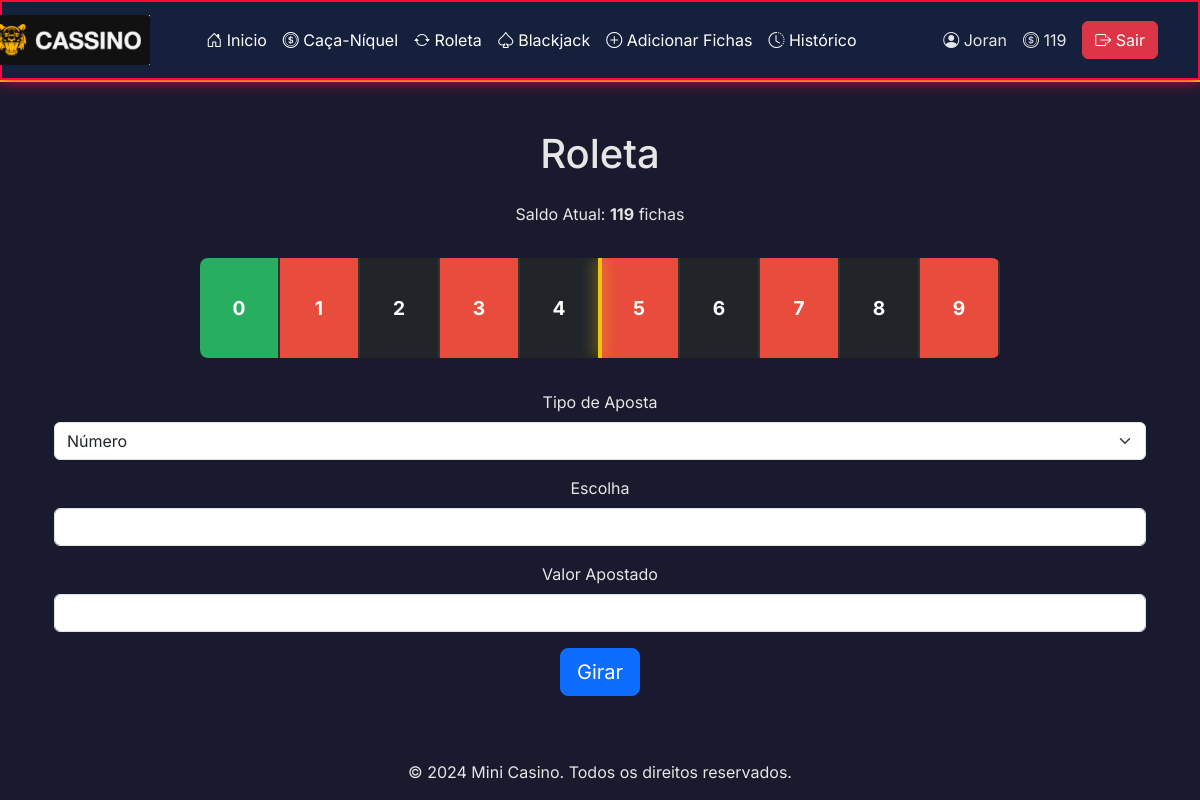
Page /roleta (signed in) on the earlier database version.
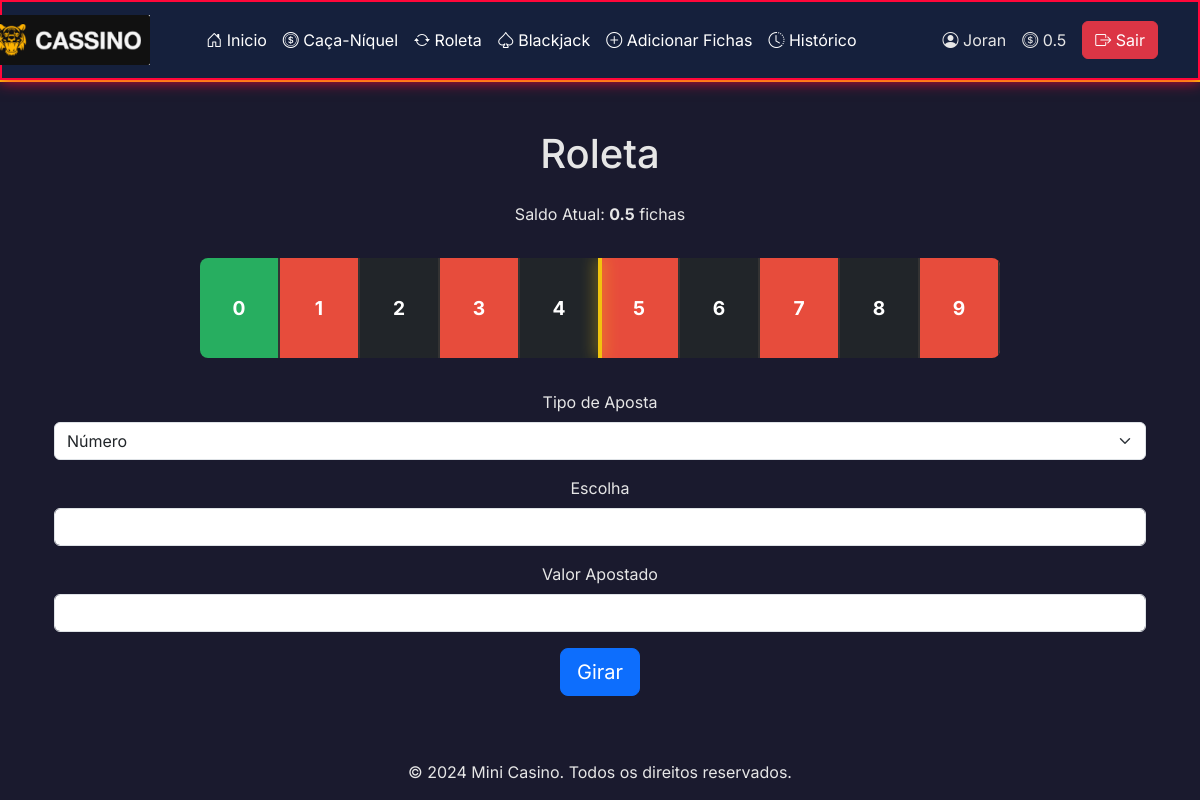
Same page on the later database version.
### tables this page shows
CREATE TABLE users (
    id INTEGER PRIMARY KEY AUTOINCREMENT,
    username TEXT NOT NULL,
    password TEXT NOT NULL
, saldo INTEGER DEFAULT 100, ganhos INTEGER, perdas INTEGER);

### app.py (the view, shortened to what this page needs)
@app.route('/roleta', methods=['GET', 'POST'])
@login_required
def roleta():
    user_id = session.get('user_id')
    user = db.execute("SELECT * FROM users WHERE id = ?", user_id)[0]
    username = db.execute("SELECT username from users WHERE id = ?", user_id)[0]['username']
    saldo = user['saldo']
    return render_template('roleta.html', saldo=saldo, username=username)

### help.py (called while the page is built)
def login_required(f):
    @wraps(f)
    def decorated_function(*args, **kwargs):
        if 'user_id' not in session:
            return redirect(url_for('login'))
        return f(*args, **kwargs)
    return decorated_function

### templates/roleta.html (shortened to what this page needs)
{% extends "layout.html" %}
{% block main %}
<div class="container text-center">
    <h1 class="my-4">Roleta</h1>
    <p id="saldo-container">
        Saldo Atual: <strong id="saldo">{{ saldo }}</strong> fichas
    </p>
    <div class="roleta-container">
        <div class="roleta-track" id="roletaTrack">
            <div class="roleta-numbers" id="roletaNumbers">
            </div>
        </div>
        <div class="roleta-pointer"></div>
    </div>
    <form method="POST" class="my-4" id="formAposta">
        <div class="mb-3">
            <label for="tipo_aposta" class="form-label">Tipo de Aposta</label>
            <select id="tipo_aposta" name="tipo_aposta" class="form-select" required>
                <option value="numero">Número</option>
            </select>
        </div>
        <div class="mb-3" id="campoAposta">
            <label for="aposta" class="form-label">Escolha</label>
            <div id="aposta-container"></div>
        </div>
        <div class="mb-3">
            <label for="valor_apostado" class="form-label">Valor Apostado</label>
            <input type="number" id="valor_apostado" name="valor_apostado"
                   class="form-control" min="1" required>
        </div>
        <button type="submit" class="btn btn-primary btn-lg" id="btn-girar">Girar</button>
    </form>
</div>
{% endblock %}

### templates/layout.html (shortened to what this page needs)
<!DOCTYPE html>
<html lang="pt-br" data-theme="dark">
<head>
    <link href="https://cdn.jsdelivr.net/npm/bootstrap@5.3.3/dist/css/bootstrap.min.css" rel="stylesheet">
    <link href="https://cdn.jsdelivr.net/npm/bootstrap-icons@1.11.3/font/bootstrap-icons.min.css" rel="stylesheet">
    <link rel="stylesheet" href="/static/style.css">
</head>
<body>
    <header class="casino-header">
        <nav class="navbar navbar-expand-lg neon-border">
            <div class="container">
                <a class="navbar-brand me-5" href="{{ url_for('homepage') }}" style="margin-left: -115px;">
                    <img src="/static/logo.png" alt="Logo" class="logo-img" style="height: 50px;">
                </a>
                <div class="collapse navbar-collapse" id="navbarNav">
                    <ul class="navbar-nav me-auto">
                        {% if 'user_id' in session %}
                            <li class="nav-item">
                                <a class="nav-link text-white" href="{{ url_for('homepage') }}">
                                    <i class="bi bi-house-door"></i> Inicio
                                </a>
                            </li>
                            <li class="nav-item">
                                <a class="nav-link text-white" href="{{ url_for('niquel') }}">
                                    <i class="bi bi-coin"></i> Caça-Níquel
                                </a>
                            </li>
                            <li class="nav-item">
                                <a class="nav-link text-white" href="{{ url_for('roleta') }}">
                                    <i class="bi bi-arrow-repeat"></i> Roleta
                                </a>
                            </li>
                            <li class="nav-item">
                                <a class="nav-link text-white" href="{{ url_for('blackjack') }}">
                                    <i class="bi bi-suit-spade"></i> Blackjack
                                </a>
                            </li>
                            <li class="nav-item">
                                <a class="nav-link text-white" href="{{ url_for('add') }}">
                                    <i class="bi bi-plus-circle"></i> Adicionar Fichas
                                </a>
                            </li>
                            <li class="nav-item">
                                <a class="nav-link text-white" href="{{ url_for('historico') }}">
                                    <i class="bi bi-clock-history"></i> Histórico
                                </a>
                            </li>
                        {% endif %}
                    </ul>
                    <div class="d-flex align-items-center gap-3">
                        {% if 'user_id' in session %}
                            <div class="user-info neon-glow">
                                <i class="bi bi-person-circle"></i>
                                <span>{{ username }}</span>
                            </div>
                            <div class="saldo-display neon-glow">
                                <i class="bi bi-coin"></i>
                                <span>{{ saldo | default(0) }}</span>
                            </div>
                            <a class="btn btn-danger" href="{{ url_for('logout') }}">
                                <i class="bi bi-box-arrow-right"></i> Sair
                            </a>
                        {% endif %}
                    </div>
                </div>
            </div>
        </nav>
    </header>
    <main class="container my-5">
        {% block main %}{% endblock %}
    </main>
    <footer class="casino-footer text-center py-3">
        <p class="m-0">&copy; 2024 Mini Casino. Todos os direitos reservados.</p>
    </footer>
</body>
</html>

Differences in the rows shown:
changed users "Joran": saldo (not shown) → "0.5"
Other differences:
{{ saldo | default(0) }}: "119" → (not shown)
{{ saldo }}: "119" → (not shown)
